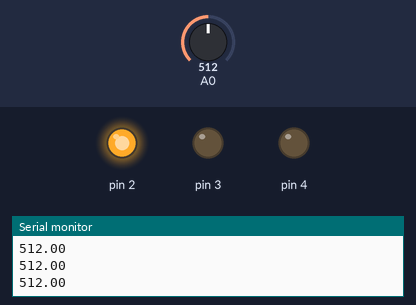
The sketch below on a simulated Arduino Uno, built with avr-gcc and run on an emulated ATmega328P. Parts: output pins drawn as LEDs (lit = HIGH), the last lines printed to the serial monitor. The test bench sets the inputs (shaded band); at power-on: A0 = 512.

Above: at 1.2 s.
1.3 s: A0 set to 595
2.8 s: A0 set to 629
At 4.0 s:
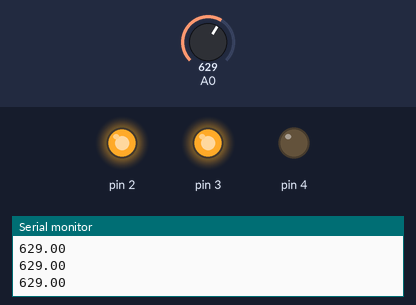
4.3 s: A0 set to 803
5.8 s: A0 set to 827
At 6.6 s:
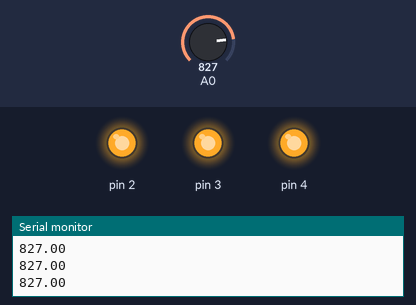
7.3 s: A0 set to 306
At 7.7 s:
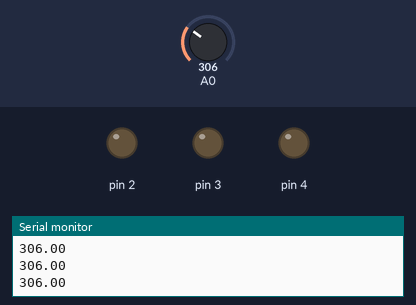
8.8 s: A0 set to 392
10.3 s: A0 set to 422
At 11.3 s:
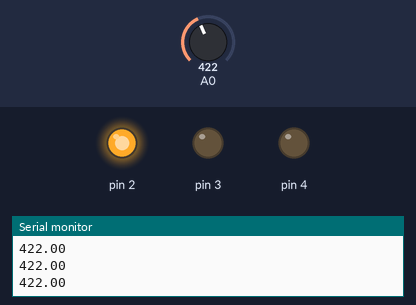
Timing chart, 0 to 12.8 s (numbered marks = the images above; inputs shaded):
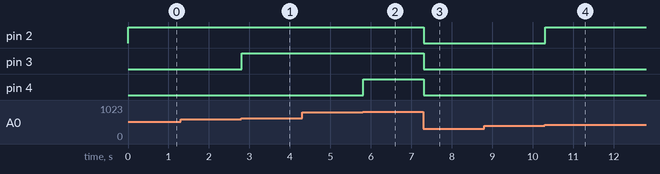

Measured:
- the behaviour switches between 613 and 614 on A0 (found by bisection; images 0 and 1)
- the behaviour switches between 818 and 819 on A0 (found by bisection; images 1 and 2)
- the behaviour switches between 409 and 410 on A0 (found by bisection; images 3 and 4)
- after the input at 2.8 s, pin 3: LOW → HIGH at once
- after the input at 5.8 s, pin 4: LOW → HIGH at once
- after the input at 7.3 s, pin 2–4: HIGH → LOW at once
- after the input at 10.3 s, pin 2: LOW → HIGH at once

The sketch:

powerleve.ino
```cpp
int len=3;
int step=(1023)/(len);
void setup()
{
  for(int i=2; i<5; i++){
    pinMode(i, OUTPUT);
  }
  Serial.begin(9600);
  }

void loop()
{
  float x=analogRead(A0);
  Serial.println(x);
  x=5*(x/1023);
  for(int i=2; i<5; i++){
    if(i<=x){
      digitalWrite(i, HIGH);
    }else{
      digitalWrite(i, LOW);
    }
  }
}
```
